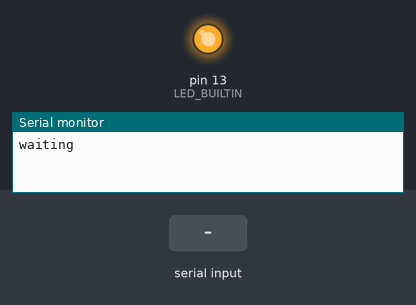
A sketch run on a simulated Arduino Uno, built with avr-gcc and run on an emulated ATmega328P. Shown: output pins drawn as LEDs (lit = HIGH), the last lines printed to the serial monitor. The test bench sets the inputs (shaded band).

Above: at 3.0 s.
3.1 s: "shutdown" received over Serial
At 4.4 s:
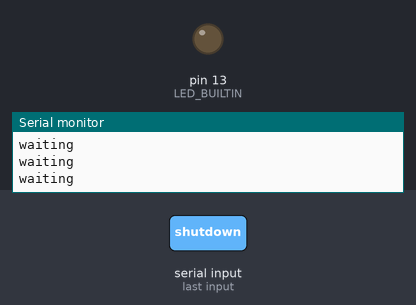
Timing chart, 0 to 12.1 s (numbered marks = the images above; inputs shaded):
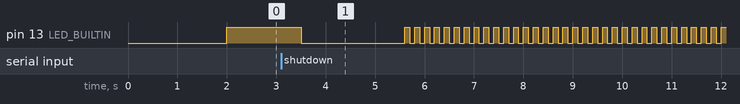

Measured:
- after the input at 3.1 s, pin 13 (LED_BUILTIN): HIGH → LOW after 0.40 s, then repeats every 0.20 s: HIGH 0.10 s, LOW 0.10 s

The sketch:

interface.ino
```cpp
#include <string.h>

const int SWITCH_1 = 11;
const int SWITCH_2 = 10;
const int SWITCH_3 = 9;
const int SWITCH_4 = 8;
const int SWITCH_5 = 7;
const int SWITCH_6 = 6;
const int SWITCH_7 = 5;
const int SWITCH_8 = 4;
bool sw1_state = false;
bool sw2_state = false;
bool sw3_state = false;
bool sw4_state = false;
bool sw5_state = false;
bool sw6_state = false;
bool sw7_state = false;
bool sw8_state = false;

void setup() {
    pinMode(LED_BUILTIN, OUTPUT);
    pinMode(SWITCH_1, INPUT_PULLUP);
    pinMode(SWITCH_2, INPUT_PULLUP);
    pinMode(SWITCH_3, INPUT_PULLUP);
    pinMode(SWITCH_4, INPUT_PULLUP);
    pinMode(SWITCH_5, INPUT_PULLUP);
    pinMode(SWITCH_6, INPUT_PULLUP);
    pinMode(SWITCH_7, INPUT_PULLUP);
    pinMode(SWITCH_8, INPUT_PULLUP);
    Serial.begin(115200);
    // wait for serial message that exactly equals "ready"
    delay(2000);
    digitalWrite(LED_BUILTIN, HIGH);
    while (Serial.available() < 5) {
        delay(500);
        Serial.println("waiting");

    }
    digitalWrite(LED_BUILTIN, LOW);
    char buf[256];
    int read = Serial.readBytes(buf, 255);
    buf[read] = '\0';
    if (strncmp(buf, "ready", 5) != 0) {
        Serial.println("bad ready");
        Serial.print("Got: ");
        Serial.println(buf);
        Serial.println("Reset device...");
        delay(1000);
        while (true) {
            delay(100);
            digitalWrite(LED_BUILTIN, HIGH);
            delay(100);
            digitalWrite(LED_BUILTIN, LOW);
        }
    }
    Serial.println("ready");
}

long long lastPing = 0;
long long lastsw1 = 0;
long long lastsw2 = 0;
long long lastsw3 = 0;
long long lastsw4 = 0;
long long lastsw5 = 0;
long long lastsw6 = 0;
long long lastsw7 = 0;
long long lastsw8 = 0;


void loop() {
#define SWTICHCHECK(num) \
    bool sw##num##s = digitalRead(SWITCH_##num); \
    bool sw##num##db; \
    if ((sw##num##s != sw##num##_state) && (millis() - lastsw##num > 25)) { \
        sw##num##db = sw##num##s; \
        lastsw##num = millis(); \
    } else { \
        sw##num##db = sw##num##_state; \
    } \
    if ((sws = !sw##num##db) != !sw##num##_state) { \
        sw##num##_state = !sws; \
        if (sws) { \
            Serial.print("msg(o" #num ")"); \
        } else { \
            Serial.print("msg(f" #num ")"); \
        } \
        lastPing = millis(); \
    }

    bool sws;

    SWTICHCHECK(1);
    SWTICHCHECK(2);
    SWTICHCHECK(3);
    SWTICHCHECK(4);
    SWTICHCHECK(5);
    SWTICHCHECK(6);
    SWTICHCHECK(7);
    SWTICHCHECK(8);


    if (millis() - lastPing > 1000) {
        Serial.print("msg(ping)");
        lastPing = millis();
    }


    if (Serial.available() > 0) {
        char buf[256];
        int read = Serial.readBytes(buf, 255);
        buf[read] = '\0';
        if (strncmp(buf, "shutdown", 8) == 0) {
            // TODO: reset without fucking up the serial communitcation
            setup();
        }
    }


}
```
